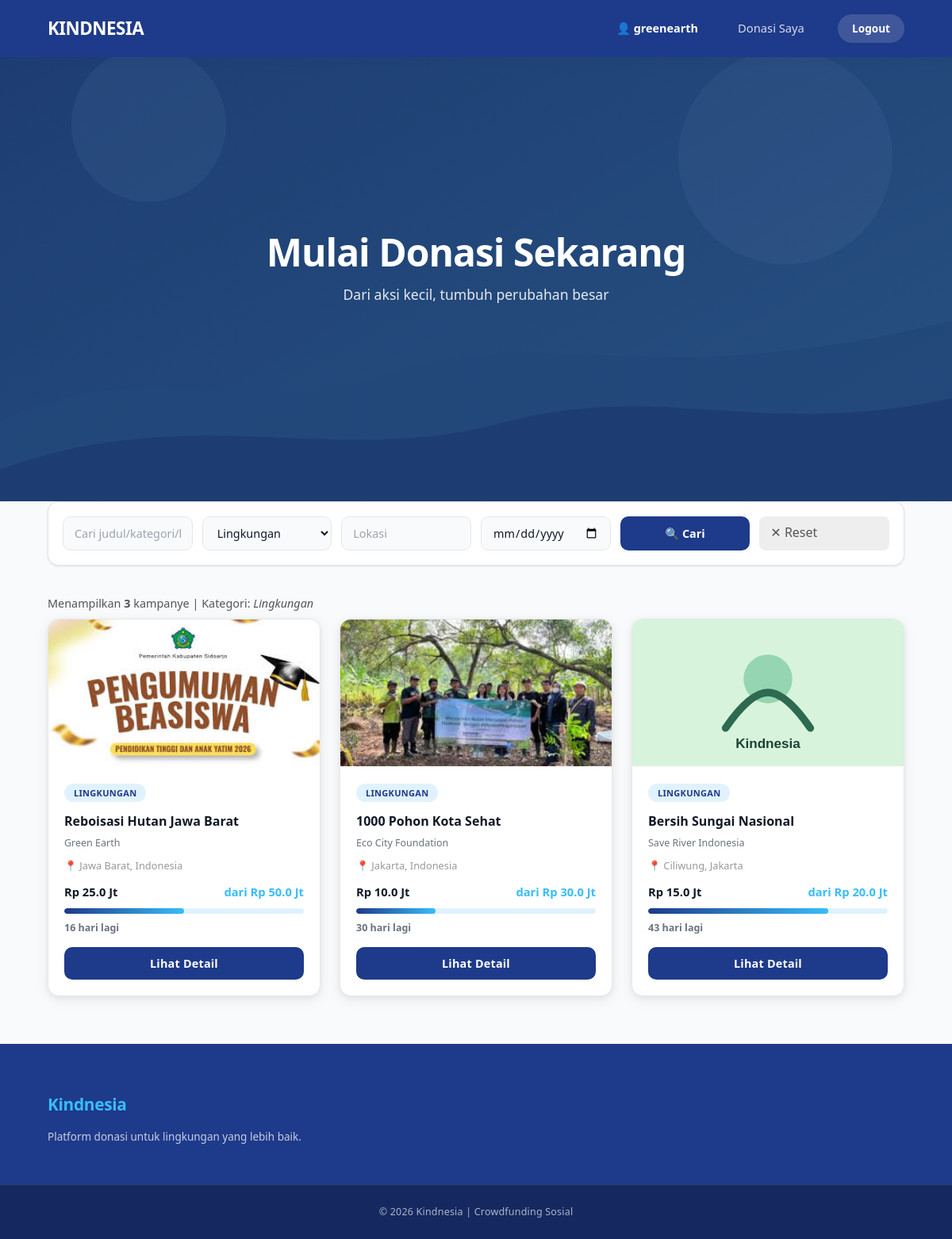
/index.php?kategori=Lingkungan (signed in), run on the app's committed database.
### tables this page shows
CREATE TABLE kampanye (
  id                INT UNSIGNED AUTO_INCREMENT PRIMARY KEY,
  pengelola_id      INT UNSIGNED NOT NULL,
  judul             VARCHAR(300) NOT NULL,
  kategori          ENUM('Lingkungan','Kesehatan','Pendidikan','Bencana','Fasilitas Umum') NOT NULL,
  lokasi            VARCHAR(200) DEFAULT NULL,
  deskripsi         TEXT         DEFAULT NULL,
  gambar            VARCHAR(300) DEFAULT NULL,
  target_dana       DECIMAL(15,2) NOT NULL DEFAULT 0,
  dana_terkumpul    DECIMAL(15,2) NOT NULL DEFAULT 0,
  deadline          DATE         NOT NULL,
  metode_donasi     VARCHAR(200) DEFAULT 'Transfer Bank, E-Wallet, QRIS',
  created_at        TIMESTAMP    DEFAULT CURRENT_TIMESTAMP,
  INDEX idx_deadline (deadline),
  INDEX idx_pengelola (pengelola_id),
  CONSTRAINT fk_kampanye_pengelola
    FOREIGN KEY (pengelola_id) REFERENCES pengelola(id) ON DELETE CASCADE
);

CREATE TABLE pengelola (
  id              INT UNSIGNED AUTO_INCREMENT PRIMARY KEY,
  username        VARCHAR(100)  NOT NULL UNIQUE,
  nama_pengelola  VARCHAR(200)  NOT NULL,
  email           VARCHAR(200)  NOT NULL UNIQUE,
  no_telepon      VARCHAR(20)   DEFAULT NULL,
  alamat          TEXT          DEFAULT NULL,
  password        VARCHAR(255)  NOT NULL,
  qris_image      VARCHAR(300)  DEFAULT NULL,
  no_ewallet      VARCHAR(100)  DEFAULT NULL,
  nama_ewallet    VARCHAR(100)  DEFAULT NULL,
  no_rekening     VARCHAR(100)  DEFAULT NULL,
  nama_bank       VARCHAR(100)  DEFAULT NULL,
  atas_nama       VARCHAR(200)  DEFAULT NULL,
  created_at      TIMESTAMP     DEFAULT CURRENT_TIMESTAMP
);

### config.php (called while the page is built, shortened)
<?php
function isLoggedIn() {
    return isset($_SESSION['user_id']) && isset($_SESSION['user_role']);
}
function currentUser() {
    return [
        'id'    => $_SESSION['user_id']    ?? null,
        'nama'  => $_SESSION['user_nama']  ?? null,
        'email' => $_SESSION['user_email'] ?? null,
        'role'  => $_SESSION['user_role']  ?? null,
    ];
}
?>

### index.php (the view, shortened to what this page needs)
<?php
require_once 'config.php';
$user = isLoggedIn() ? currentUser() : null;
$keyword  = trim($_GET['q']      ?? '');
$kategori = trim($_GET['kategori'] ?? '');
$lokasi   = trim($_GET['lokasi'] ?? '');
$tanggal  = trim($_GET['tanggal'] ?? '');
$page     = max(1, intval($_GET['page'] ?? 1));
$perPage  = 6;
$offset   = ($page - 1) * $perPage;
$db = getDB();
$where  = ["k.deadline >= CURDATE()", "k.dana_terkumpul < k.target_dana"];
$params = [];
$types  = "";
if ($kategori !== '') {
    $where[]  = "k.kategori = ?";
    $params[] = $kategori;
    $types   .= "s";
}
$whereSQL = implode(' AND ', $where);
$countSQL  = "SELECT COUNT(*) FROM kampanye k WHERE $whereSQL";
$stmtCount = $db->prepare($countSQL);
if ($params) $stmtCount->bind_param($types, ...$params);
$stmtCount->execute();
$totalRows = $stmtCount->get_result()->fetch_row()[0];
$sql  = "SELECT k.id, k.judul, k.kategori, k.lokasi, k.gambar,
                k.target_dana, k.dana_terkumpul, k.deadline,
                p.nama_pengelola
         FROM kampanye k
         JOIN pengelola p ON p.id = k.pengelola_id
         WHERE $whereSQL
         ORDER BY k.deadline ASC, k.dana_terkumpul ASC
         LIMIT ? OFFSET ?";
$paramsPage   = array_merge($params, [$perPage, $offset]);
$typesPage    = $types . "ii";
$stmt         = $db->prepare($sql);
$stmt->bind_param($typesPage, ...$paramsPage);
$stmt->execute();
$kampanyes = $stmt->get_result()->fetch_all(MYSQLI_ASSOC);
function rupiahFormat($num) {
    if ($num >= 1000000) return 'Rp ' . number_format($num / 1000000, 1) . ' Jt';
    return 'Rp ' . number_format($num, 0, ',', '.');
}
function sisaHari($deadline) {
    $diff = (strtotime($deadline) - strtotime(date('Y-m-d'))) / 86400;
    return max(0, intval($diff));
}
function progressPct($terkumpul, $target) {
    return min(100, round($terkumpul / $target * 100));
}
?>
<!DOCTYPE html>
<html lang="id">
<head>
    <link rel="stylesheet" href="assets/css/index.css">
</head>
<body>
<header>
    <div class="container nav">
        <h1 class="logo">Kindnesia</h1>
        <nav>
            <?php if ($user): ?>
                <span class="user-info">👤 <?= htmlspecialchars($user['nama']) ?></span>
                <?php if ($user['role'] === 'pengelola'): ?>
                    <a href="dashboard.php">Dashboard</a>
                <?php else: ?>
                    <a href="riwayat_donasi.php">Donasi Saya</a>
                <?php endif; ?>
                <a href="logout.php" class="logout-btn">Logout</a>
            <?php else: ?>
                <a href="login.html" class="login-btn">Login</a>
            <?php endif; ?>
        </nav>
    </div>
</header>
<section class="hero">
    <div class="hero-content">
        <h2>Mulai Donasi Sekarang</h2>
        <p>Dari aksi kecil, tumbuh perubahan besar</p>
    </div>
</section>
<section class="filter container">
    <form method="GET" action="index.php" style="display:contents">
        <input type="text" name="q" placeholder="Cari judul/kategori/lokasi/tanggal..."
               value="<?= htmlspecialchars($keyword) ?>">
        <select name="kategori">
            <?php foreach(['Lingkungan','Kesehatan','Pendidikan','Bencana','Fasilitas Umum'] as $kat): ?>
                <option value="<?= $kat ?>" <?= $kategori === $kat ? 'selected' : '' ?>><?= $kat ?></option>
            <?php endforeach; ?>
        </select>
        <input type="text" name="lokasi" placeholder="Lokasi"
               value="<?= htmlspecialchars($lokasi) ?>">
        <input type="date" name="tanggal" value="<?= htmlspecialchars($tanggal) ?>" title="Filter berdasarkan deadline kampanye">
        <button type="submit">🔍 Cari</button>
        <?php if ($keyword || $kategori || $lokasi || $tanggal): ?>
            <a href="index.php" style="padding:8px 14px;background:#eee;border-radius:8px;text-decoration:none;color:#555">✕ Reset</a>
        <?php endif; ?>
    </form>
</section>
<?php if ($keyword || $kategori || $lokasi || $tanggal): ?>
<div class="container" style="margin-bottom:8px;color:#555;font-size:.9rem;">
    Menampilkan <strong><?= $totalRows ?></strong> kampanye
    <?= $kategori ? "| Kategori: <em>" . htmlspecialchars($kategori) . "</em>" : '' ?>
</div>
<?php endif; ?>
<section class="campaigns container">
<?php if (empty($kampanyes)): ?>
    <div class="no-result">
        <p style="font-size:2rem;">🔍</p>
        <p>Tidak ada kampanye yang ditemukan.</p>
        <a href="index.php">Lihat semua kampanye</a>
    </div>
<?php else: ?>
    <?php foreach ($kampanyes as $k):
        $pct   = progressPct($k['dana_terkumpul'], $k['target_dana']);
        $sisa  = sisaHari($k['deadline']);
        $imgSrc = $k['gambar'] ? 'uploads/kampanye/' . htmlspecialchars($k['gambar']) : 'assets/img/placeholder.svg';
    ?>
    <div class="card glass">
        <img src="<?= $imgSrc ?>" alt="<?= htmlspecialchars($k['judul']) ?>"
             onerror="this.src='assets/img/placeholder.svg'">
        <div class="card-body">
            <span class="badge"><?= htmlspecialchars($k['kategori']) ?></span>
            <h3><a href="details.php?id=<?= $k['id'] ?>"><?= htmlspecialchars($k['judul']) ?></a></h3>
            <p class="org"><?= htmlspecialchars($k['nama_pengelola']) ?></p>
            <?php if ($k['lokasi']): ?>
                <p class="org" style="font-size:.8rem;color:#999">📍 <?= htmlspecialchars($k['lokasi']) ?></p>
            <?php endif; ?>
            <div class="fund">
                <span><?= rupiahFormat($k['dana_terkumpul']) ?></span>
                <span class="target">dari <?= rupiahFormat($k['target_dana']) ?></span>
            </div>
            <div class="progress"><div style="width:<?= $pct ?>%"></div></div>
            <p class="deadline"><?= $sisa > 0 ? "$sisa hari lagi" : 'Segera berakhir' ?></p>
            <a href="details.php?id=<?= $k['id'] ?>">
                <button class="donate-btn">Lihat Detail</button>
            </a>
        </div>
    </div>
    <?php endforeach; ?>
<?php endif; ?>
</section>
<footer>
    <div class="footer-content container">
        <div>
            <h3>Kindnesia</h3>
            <p>Platform donasi untuk lingkungan yang lebih baik.</p>
        </div>
    </div>
    <div class="copyright">
        <p>© 2026 Kindnesia | Crowdfunding Sosial</p>
    </div>
</footer>
</body>
</html>

### index.php (style rules this page uses)
.user-info { color:#fff; font-size:.9rem; margin-right:8px; }
.logout-btn { background:#e74c3c; color:#fff !important; padding:6px 14px; border-radius:8px; }

### data on the page
kampanye: gambar (picture), kategori "LINGKUNGAN", judul "Reboisasi Hutan Jawa Barat", pengelola.nama_pengelola "Green Earth", lokasi "Jawa Barat, Indonesia", dana_terkumpul "Rp 25.0 Jt", target_dana "Rp 50.0 Jt", deadline "16"
kampanye: gambar (picture), kategori "LINGKUNGAN", judul "1000 Pohon Kota Sehat", pengelola.nama_pengelola "Eco City Foundation", lokasi "Jakarta, Indonesia", dana_terkumpul "Rp 10.0 Jt", target_dana "Rp 30.0 Jt", deadline "30"
kampanye: shows a picture, kategori "LINGKUNGAN", judul "Bersih Sungai Nasional", pengelola.nama_pengelola "Save River Indonesia", lokasi "Ciliwung, Jakarta", dana_terkumpul "Rp 15.0 Jt", target_dana "Rp 20.0 Jt", deadline "43"

### other printed values
$user['nama'] "greenearth"
$totalRows "3"
$kategori "Lingkungan"
form field kategori "Lingkungan"
